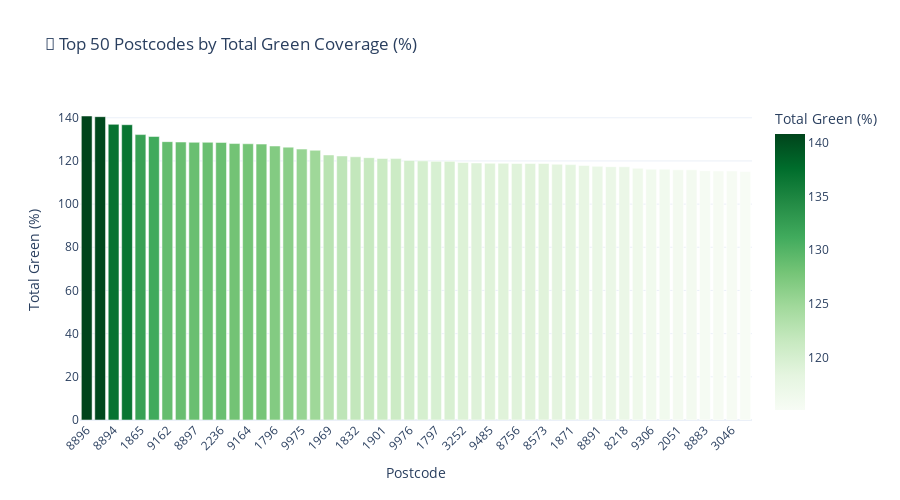

The notebook cell this image was saved under:
### Markdown cell above
### 🌿 Interactive Visualization: Total Green Coverage by Postcode

This chart shows the **top 50 postcodes with the highest total green coverage** (trees + bushes + grass).

- Even though some values may exceed 100% (due to overlaps), it’s still a great indicator of how green an area is overall.
- Darker greens represent higher total percentages, suggesting richer green environments.

This helps highlight the greenest parts of the country — useful for ecological studies, planning, or even tourism insights.

### Code cell
import plotly.express as px

# Ensure 'total_green' column exists
df['total_green'] = df['percentagetrees'] + df['percentagebushes'] + df['percentagegrass']

# Sort and select top 50 greenest postcodes
top_total_green = df.sort_values(by='total_green', ascending=False).head(50)
top_total_green['postcode'] = top_total_green['postcode'].astype(str)

# Plot
fig = px.bar(
    top_total_green,
    x='postcode',
    y='total_green',
    color='total_green',
    color_continuous_scale='Greens',
    title='🌿 Top 50 Postcodes by Total Green Coverage (%)',
    labels={'total_green': 'Total Green (%)', 'postcode': 'Postcode'},
    height=500
)

fig.update_layout(
    xaxis_tickangle=-45,
    bargap=0.2,
    xaxis_type='category',
    template='plotly_white'
)

fig.show()

### Figure 1 — Plotly figure (JSON) as saved in the notebook; plotly's stock layout.template omitted (floating-point values rounded to 4 significant figures)
{"data": [{"alignmentgroup": "True", "hovertemplate": "Postcode=%{x}<br>Total Green (%)=%{marker.color}<extra></extra>", "legendgroup": "", "marker": {"color": [140.8, 140.5, 136.9, 136.8, 132.2, 131.3, 128.9, 128.8, 128.6, 128.6, 128.6, 128.1, 128.0, 127.8, 126.9, 126.4, 125.5, 124.9, 122.8, 122.3, 121.9, 121.5, 121.1, 121.1, 120.2, 120.0, 119.8, 119.8, 119.2, 119.1, 118.9, 118.9, 118.8, 118.8, 118.8, 118.5, 118.3, 117.9, 117.5, 117.4, 117.3, 116.6, 116.2, 116.2, 115.9, 115.9, 115.5, 115.4, 115.4, 115.2], "coloraxis": "coloraxis", "pattern": {"shape": ""}}, "name": "", "offsetgroup": "", "orientation": "v", "showlegend": false, "textposition": "auto", "type": "bar", "x": ["8896", "8899", "8894", "8881", "1865", "9163", "9162", "9166", "8897", "8895", "2236", "1935", "9164", "4568", "1796", "9526", "9975", "9455", "1969", "1795", "1832", "9161", "1901", "5264", "9976", "8882", "1797", "9464", "3252", "9359", "9485", "1791", "8756", "8919", "8573", "1783", "1871", "4327", "8891", "9333", "8218", "8095", "9306", "7348", "2051", "8066", "8883", "1861", "3046", "9466"], "xaxis": "x", "y": [140.8, 140.5, 136.9, 136.8, 132.2, 131.3, 128.9, 128.8, 128.6, 128.6, 128.6, 128.1, 128.0, 127.8, 126.9, 126.4, 125.5, 124.9, 122.8, 122.3, 121.9, 121.5, 121.1, 121.1, 120.2, 120.0, 119.8, 119.8, 119.2, 119.1, 118.9, 118.9, 118.8, 118.8, 118.8, 118.5, 118.3, 117.9, 117.5, 117.4, 117.3, 116.6, 116.2, 116.2, 115.9, 115.9, 115.5, 115.4, 115.4, 115.2], "yaxis": "y"}], "layout": {"bargap": 0.2, "barmode": "relative", "coloraxis": {"colorbar": {"title": {"text": "Total Green (%)"}}, "colorscale": [[0, "rgb(247,252,245)"], [0.125, "rgb(229,245,224)"], [0.25, "rgb(199,233,192)"], [0.375, "rgb(161,217,155)"], [0.5, "rgb(116,196,118)"], [0.625, "rgb(65,171,93)"], [0.75, "rgb(35,139,69)"], [0.875, "rgb(0,109,44)"], [1, "rgb(0,68,27)"]]}, "height": 500, "legend": {"tracegroupgap": 0}, "title": {"text": "🌿 Top 50 Postcodes by Total Green Coverage (%)"}, "xaxis": {"anchor": "y", "domain": [0, 1], "tickangle": -45, "title": {"text": "Postcode"}, "type": "category"}, "yaxis": {"anchor": "x", "domain": [0, 1], "title": {"text": "Total Green (%)"}}}}
